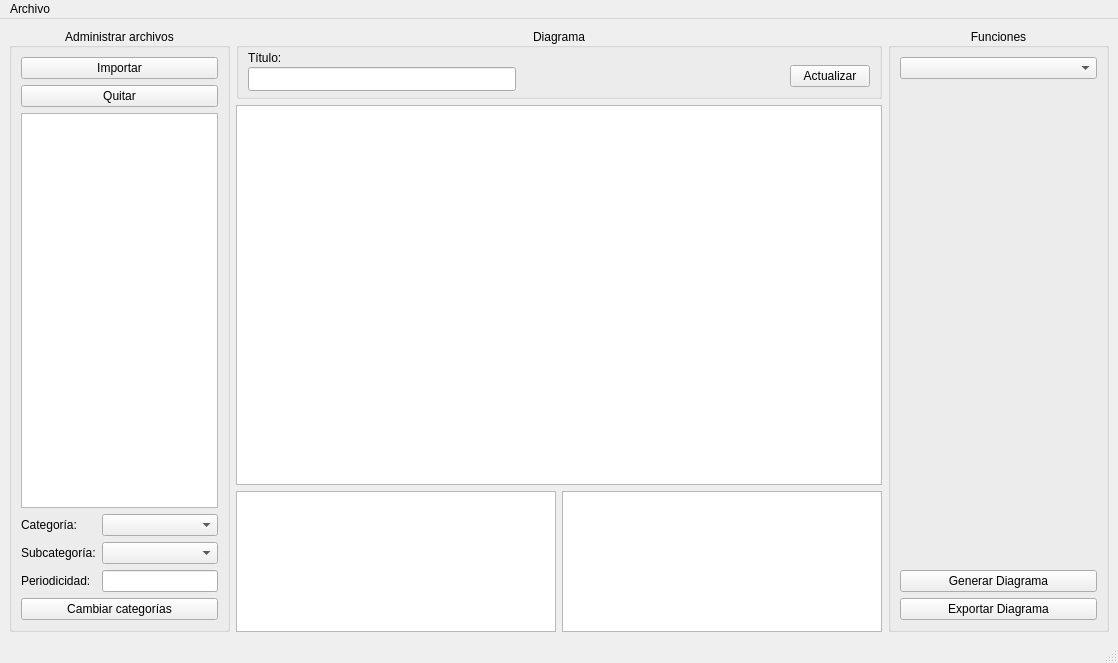
<?xml version="1.0" encoding="UTF-8"?>
<ui version="4.0">
 <class>MainWindow</class>
 <widget class="QMainWindow" name="MainWindow">
  <property name="geometry">
   <rect>
    <x>0</x>
    <y>0</y>
    <width>1118</width>
    <height>663</height>
   </rect>
  </property>
  <property name="windowTitle">
   <string>MainWindow</string>
  </property>
  <widget class="QWidget" name="centralwidget">
   <layout class="QGridLayout" name="gridLayout">
    <item row="1" column="1" colspan="2">
     <widget class="QChartView" name="graphicsViewChart">
      <property name="minimumSize">
       <size>
        <width>400</width>
        <height>300</height>
       </size>
      </property>
     </widget>
    </item>
    <item row="0" column="3" rowspan="3">
     <widget class="QGroupBox" name="groupBoxFunctions">
      <property name="minimumSize">
       <size>
        <width>221</width>
        <height>0</height>
       </size>
      </property>
      <property name="maximumSize">
       <size>
        <width>221</width>
        <height>16777215</height>
       </size>
      </property>
      <property name="title">
       <string>Funciones</string>
      </property>
      <property name="alignment">
       <set>Qt::AlignCenter</set>
      </property>
      <layout class="QVBoxLayout" name="verticalLayout">
       <item>
        <widget class="QComboBox" name="comboBoxSelectFunction"/>
       </item>
       <item>
        <widget class="QStackedWidget" name="stackedWidgetDiagramFunctions">
         <property name="currentIndex">
          <number>-1</number>
         </property>
        </widget>
       </item>
       <item>
        <widget class="QPushButton" name="buttonGenerateDiagram">
         <property name="text">
          <string>Generar Diagrama</string>
         </property>
        </widget>
       </item>
       <item>
        <widget class="QPushButton" name="buttonExportDiagram">
         <property name="text">
          <string>Exportar Diagrama</string>
         </property>
        </widget>
       </item>
      </layout>
     </widget>
    </item>
    <item row="0" column="1" colspan="2">
     <widget class="QGroupBox" name="groupBoxDiagram">
      <property name="minimumSize">
       <size>
        <width>0</width>
        <height>71</height>
       </size>
      </property>
      <property name="maximumSize">
       <size>
        <width>16777215</width>
        <height>71</height>
       </size>
      </property>
      <property name="title">
       <string>Diagrama</string>
      </property>
      <property name="alignment">
       <set>Qt::AlignCenter</set>
      </property>
      <layout class="QHBoxLayout" name="horizontalLayout">
       <property name="topMargin">
        <number>0</number>
       </property>
       <item>
        <widget class="QSplitter" name="splitter">
         <property name="sizePolicy">
          <sizepolicy hsizetype="Expanding" vsizetype="Fixed">
           <horstretch>0</horstretch>
           <verstretch>0</verstretch>
          </sizepolicy>
         </property>
         <property name="minimumSize">
          <size>
           <width>181</width>
           <height>43</height>
          </size>
         </property>
         <property name="maximumSize">
          <size>
           <width>16777215</width>
           <height>41</height>
          </size>
         </property>
         <property name="orientation">
          <enum>Qt::Vertical</enum>
         </property>
         <property name="handleWidth">
          <number>0</number>
         </property>
         <widget class="QLabel" name="label_4">
          <property name="minimumSize">
           <size>
            <width>0</width>
            <height>19</height>
           </size>
          </property>
          <property name="maximumSize">
           <size>
            <width>16777215</width>
            <height>19</height>
           </size>
          </property>
          <property name="text">
           <string>Título:</string>
          </property>
         </widget>
         <widget class="QLineEdit" name="lineEditDiagramTitle">
          <property name="minimumSize">
           <size>
            <width>0</width>
            <height>22</height>
           </size>
          </property>
         </widget>
        </widget>
       </item>
       <item>
        <spacer name="horizontalSpacer">
         <property name="orientation">
          <enum>Qt::Horizontal</enum>
         </property>
         <property name="sizeType">
          <enum>QSizePolicy::Expanding</enum>
         </property>
         <property name="sizeHint" stdset="0">
          <size>
           <width>120</width>
           <height>20</height>
          </size>
         </property>
        </spacer>
       </item>
       <item alignment="Qt::AlignRight|Qt::AlignBottom">
        <widget class="QPushButton" name="buttonRefresh">
         <property name="sizePolicy">
          <sizepolicy hsizetype="Fixed" vsizetype="Fixed">
           <horstretch>0</horstretch>
           <verstretch>0</verstretch>
          </sizepolicy>
         </property>
         <property name="layoutDirection">
          <enum>Qt::RightToLeft</enum>
         </property>
         <property name="text">
          <string>Actualizar</string>
         </property>
        </widget>
       </item>
      </layout>
     </widget>
    </item>
    <item row="2" column="2">
     <widget class="QTextEdit" name="textEditDisplayDiagram">
      <property name="maximumSize">
       <size>
        <width>16777215</width>
        <height>141</height>
       </size>
      </property>
      <property name="focusPolicy">
       <enum>Qt::NoFocus</enum>
      </property>
     </widget>
    </item>
    <item row="2" column="1">
     <widget class="QTextEdit" name="textEditDisplayDocument">
      <property name="maximumSize">
       <size>
        <width>16777215</width>
        <height>141</height>
       </size>
      </property>
      <property name="baseSize">
       <size>
        <width>0</width>
        <height>0</height>
       </size>
      </property>
      <property name="focusPolicy">
       <enum>Qt::NoFocus</enum>
      </property>
     </widget>
    </item>
    <item row="0" column="0" rowspan="3">
     <widget class="QGroupBox" name="groupBoxFiles">
      <property name="sizePolicy">
       <sizepolicy hsizetype="Preferred" vsizetype="Preferred">
        <horstretch>0</horstretch>
        <verstretch>0</verstretch>
       </sizepolicy>
      </property>
      <property name="minimumSize">
       <size>
        <width>221</width>
        <height>0</height>
       </size>
      </property>
      <property name="maximumSize">
       <size>
        <width>221</width>
        <height>16777215</height>
       </size>
      </property>
      <property name="autoFillBackground">
       <bool>false</bool>
      </property>
      <property name="title">
       <string>Administrar archivos</string>
      </property>
      <property name="alignment">
       <set>Qt::AlignCenter</set>
      </property>
      <layout class="QGridLayout" name="gridLayout_2">
       <item row="5" column="0">
        <widget class="QLabel" name="label_2">
         <property name="text">
          <string>Subcategoría:</string>
         </property>
        </widget>
       </item>
       <item row="8" column="0" colspan="2">
        <widget class="QPushButton" name="buttonChangeCategories">
         <property name="text">
          <string>Cambiar categorías</string>
         </property>
        </widget>
       </item>
       <item row="0" column="0" colspan="2">
        <widget class="QPushButton" name="buttonImportDocuments">
         <property name="text">
          <string>Importar</string>
         </property>
        </widget>
       </item>
       <item row="5" column="1">
        <widget class="QComboBox" name="comboBoxFileSubCat"/>
       </item>
       <item row="6" column="0">
        <widget class="QLabel" name="label">
         <property name="text">
          <string>Periodicidad:</string>
         </property>
        </widget>
       </item>
       <item row="6" column="1">
        <widget class="QLineEdit" name="lineEditFileFreq">
         <property name="focusPolicy">
          <enum>Qt::NoFocus</enum>
         </property>
        </widget>
       </item>
       <item row="2" column="0" colspan="2">
        <widget class="QListWidget" name="listWidgetDocuments"/>
       </item>
       <item row="4" column="1">
        <widget class="QComboBox" name="comboBoxFileCat"/>
       </item>
       <item row="4" column="0">
        <widget class="QLabel" name="label_3">
         <property name="text">
          <string>Categoría:</string>
         </property>
        </widget>
       </item>
       <item row="1" column="0" colspan="2">
        <widget class="QPushButton" name="buttonRemoveDocument">
         <property name="text">
          <string>Quitar</string>
         </property>
        </widget>
       </item>
      </layout>
     </widget>
    </item>
   </layout>
  </widget>
  <widget class="QMenuBar" name="menubar">
   <property name="geometry">
    <rect>
     <x>0</x>
     <y>0</y>
     <width>1118</width>
     <height>22</height>
    </rect>
   </property>
   <widget class="QMenu" name="menuFile">
    <property name="title">
     <string>Archivo</string>
    </property>
    <addaction name="menuImportDocuments"/>
    <addaction name="separator"/>
    <addaction name="menuQuit"/>
   </widget>
   <addaction name="menuFile"/>
  </widget>
  <widget class="QStatusBar" name="statusbar"/>
  <action name="menuImportDocuments">
   <property name="text">
    <string>Importar</string>
   </property>
  </action>
  <action name="menuQuit">
   <property name="text">
    <string>Salir</string>
   </property>
  </action>
 </widget>
 <customwidgets>
  <customwidget>
   <class>QChartView</class>
   <extends>QGraphicsView</extends>
   <header>QtCharts</header>
  </customwidget>
 </customwidgets>
 <resources/>
 <connections/>
</ui>
